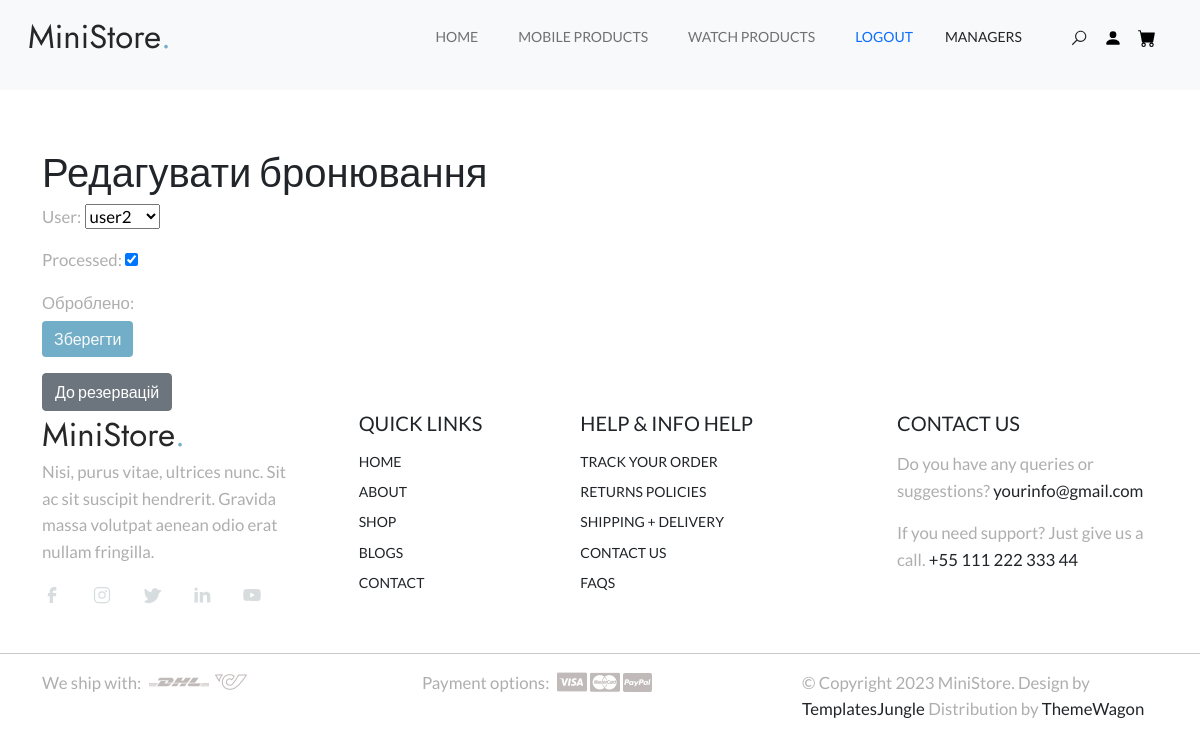
The page /manager/checkouts/10 (signed in) on the database its author committed.
### main_app/models.py (models this page shows, shortened)
class MainMenuItems(models.Model):
    title = models.CharField(max_length=50, verbose_name='menu item')
    slug = models.SlugField(max_length=50, db_index=True, verbose_name='url')
    url = models.CharField(max_length=180, blank=True)
    is_anchor = models.BooleanField(default=False)
    is_manager_only = models.BooleanField(default=False)
    is_visible = models.BooleanField(default =True)
    order = models.PositiveSmallIntegerField()
    def get_absolute_url(self):
        if self.is_anchor:
            return reverse('store:home') + f'#{self.slug}'
        return f'/{self.slug}/'
    class Meta:
        ordering = ('order',)

### checkout_app/models.py (models this page shows, shortened)
class Purchased(models.Model):
    user = models.ForeignKey(User, on_delete=models.CASCADE)
    first_name = models.CharField(max_length=100)
    last_name = models.CharField(max_length=100)
    email = models.EmailField()
    address = models.TextField()
    city = models.CharField(max_length=100)
    country = models.CharField(max_length=100)
    zip_code = models.CharField(max_length=10)
    telephone = models.CharField(max_length=15)
    processed = models.BooleanField(default=False)
    order_code = models.UUIDField(default=uuid.uuid4, editable=False, unique=True)
    products = models.TextField()

### manager/views.py (the view)
# urls.py: path('checkouts/<int:pk>', EditCheckout.as_view(), name='edit_checkout'),
class EditCheckout(LoginRequiredMixin, ManagerAccessMixin, UpdateView):
    template_name = 'edit_checkouts.html'
    model = Purchased
    login_url = '/login/'
    form_class = CheckoutManagerForm
    success_url = reverse_lazy('manager:index')

### manager/forms.py
class CheckoutManagerForm(forms.ModelForm):
    class Meta:
        model = Purchased
        fields = ['user', 'processed', ]

### main_app/context_processors.py (called while the page is built)
def main_menu_items(request):
    items = MainMenuItems.objects.filter(is_visible=True)
    return {'main_menu': items}

### manager/views.py (called while the page is built)
    def test_func(self):
        return self.request.user.groups.filter(name='manager').exists()

### manager/templates/edit_checkouts.html (shortened to what this page needs)
{% extends 'index.html' %}
{% block content %}
<main id="main" style="padding-top: 100px;"></main>
    <div class="container mt-5">
        <h1>Редагувати бронювання</h1>
        <form method="post">
            {{ form.as_p }}
            <p class="mb-1">Оброблено: {{ order.processed }}</p>
            <button type="submit" class="btn btn-primary">Зберегти</button>
        </form>
        <a href="{% url 'manager:index' %}" class="btn btn-secondary mt-3">До резервацій</a>
    </div>
{% endblock %}

### templates/includes/navbar.html (shortened to what this page needs)
<nav id="header-nav" class="navbar navbar-expand-lg px-3 mb-3">
    <div class="container-fluid">
      <a class="navbar-brand" href="">
        <img src="/static/assets/images/main-logo.png" class="logo">
      </a>
      <div class="offcanvas offcanvas-end" tabindex="-1" id="bdNavbar" aria-labelledby="bdNavbarOffcanvasLabel">
        <div class="offcanvas-body">
          <ul id="navbar" class="navbar-nav text-uppercase justify-content-end align-items-center flex-grow-1 pe-3">
            {% for item in main_menu %}
            <li class="nav-item">
              <a class="nav-link me-4 {% if item.active %}active{% endif %}" href="{{ item.get_absolute_url }}">{{ item.title }}</a>
            </li>
            {% endfor %}
            {% if user.is_authenticated %}
              <li><a class="nav-link me-4" href="{% url 'logout' %}">Logout</a></li>
            {% else %}
              <li>
                <a class="nav-link me-4" href="{% url 'login' %}">Login</a></li>
                <a class="nav-link me-4" href="{% url 'registration' %}">Sign up</a>
              </li>
            {% endif %}
            {%if user.groups.all.0.name == 'manager' %}
            <li class="nav-item"><a href="{% url 'manager:index' %}">Managers</a></li>
            {% endif %}
            <li class="nav-item">
              <div class="user-items ps-5">
                <ul class="d-flex justify-content-end list-unstyled">
                  <li class="search-item pe-3">
                    <a href="#" class="search-button">
                      <svg class="search">
                        <use xlink:href="#search"></use>
                      </svg>
                    </a>
                  </li>
                  <li class="pe-3">
                    <a href="/logout">
                      <svg class="user">
                        <use xlink:href="#user"></use>
                      </svg>
                    </a>
                  </li>
                  <li>
                    <a href="/cart">
                      <svg class="cart">
                        <use xlink:href="#cart"></use>
                      </svg>
                    </a>
                  </li>
                </ul>
              </div>
            </li>
          </ul>
        </div>
      </div>
    </div>
  </nav>

### static/assets/css/style.css (style rules this page uses)
:root { --accent-color: #717171; --white-color: #fff; --black-color: #000; --gray-color: #F3F3F3; --gray-color-300: #D8D8D8; --gray-color-500: #AEAEAE; --gray-color-800: #3A3A3A; --light-gray-color: #D7DDDF; --primary-color: #72AEC8; --bs-primary-rgb: 114,174,200; --light-color: #f8f9fa; --dark-color: #212529; --light-blue-color: #EDF1F3; --navbar-color-color: #131814; --swiper-theme-color: #4A4A4A; --swiper-pagination-color: #4A4A4A; }
:root { --body-font : "Lato", sans-serif; --heading-font : "Jost", sans-serif; }
*, *::before, *::after { -webkit-box-sizing: border-box; -moz-box-sizing: border-box; box-sizing: border-box; }
html { box-sizing: border-box; }
body { font-family: var(--body-font); font-size: 14px; font-weight: 500; line-height: 1.6; margin: 0; }
p { font-size: 1.2em; color: var(--gray-color-500); }
a { color: var(--dark-color); text-decoration: none; transition: 0.3s color ease-out; }
.btn.btn-primary { background: var(--primary-color); color: var(--light-color); border: none; }
.navbar-nav .nav-item a.nav-link { color: var(--accent-color); }
#header-nav .offcanvas-end { width: 500px; }
.site-header .user-items svg { width: 18px; height: 18px; cursor: pointer; }

### rows shown on the page
MainMenuItems: title "HOME"
MainMenuItems: title "MOBILE PRODUCTS"
MainMenuItems: title "WATCH PRODUCTS"
Purchased: user "user2", processed "☑"
